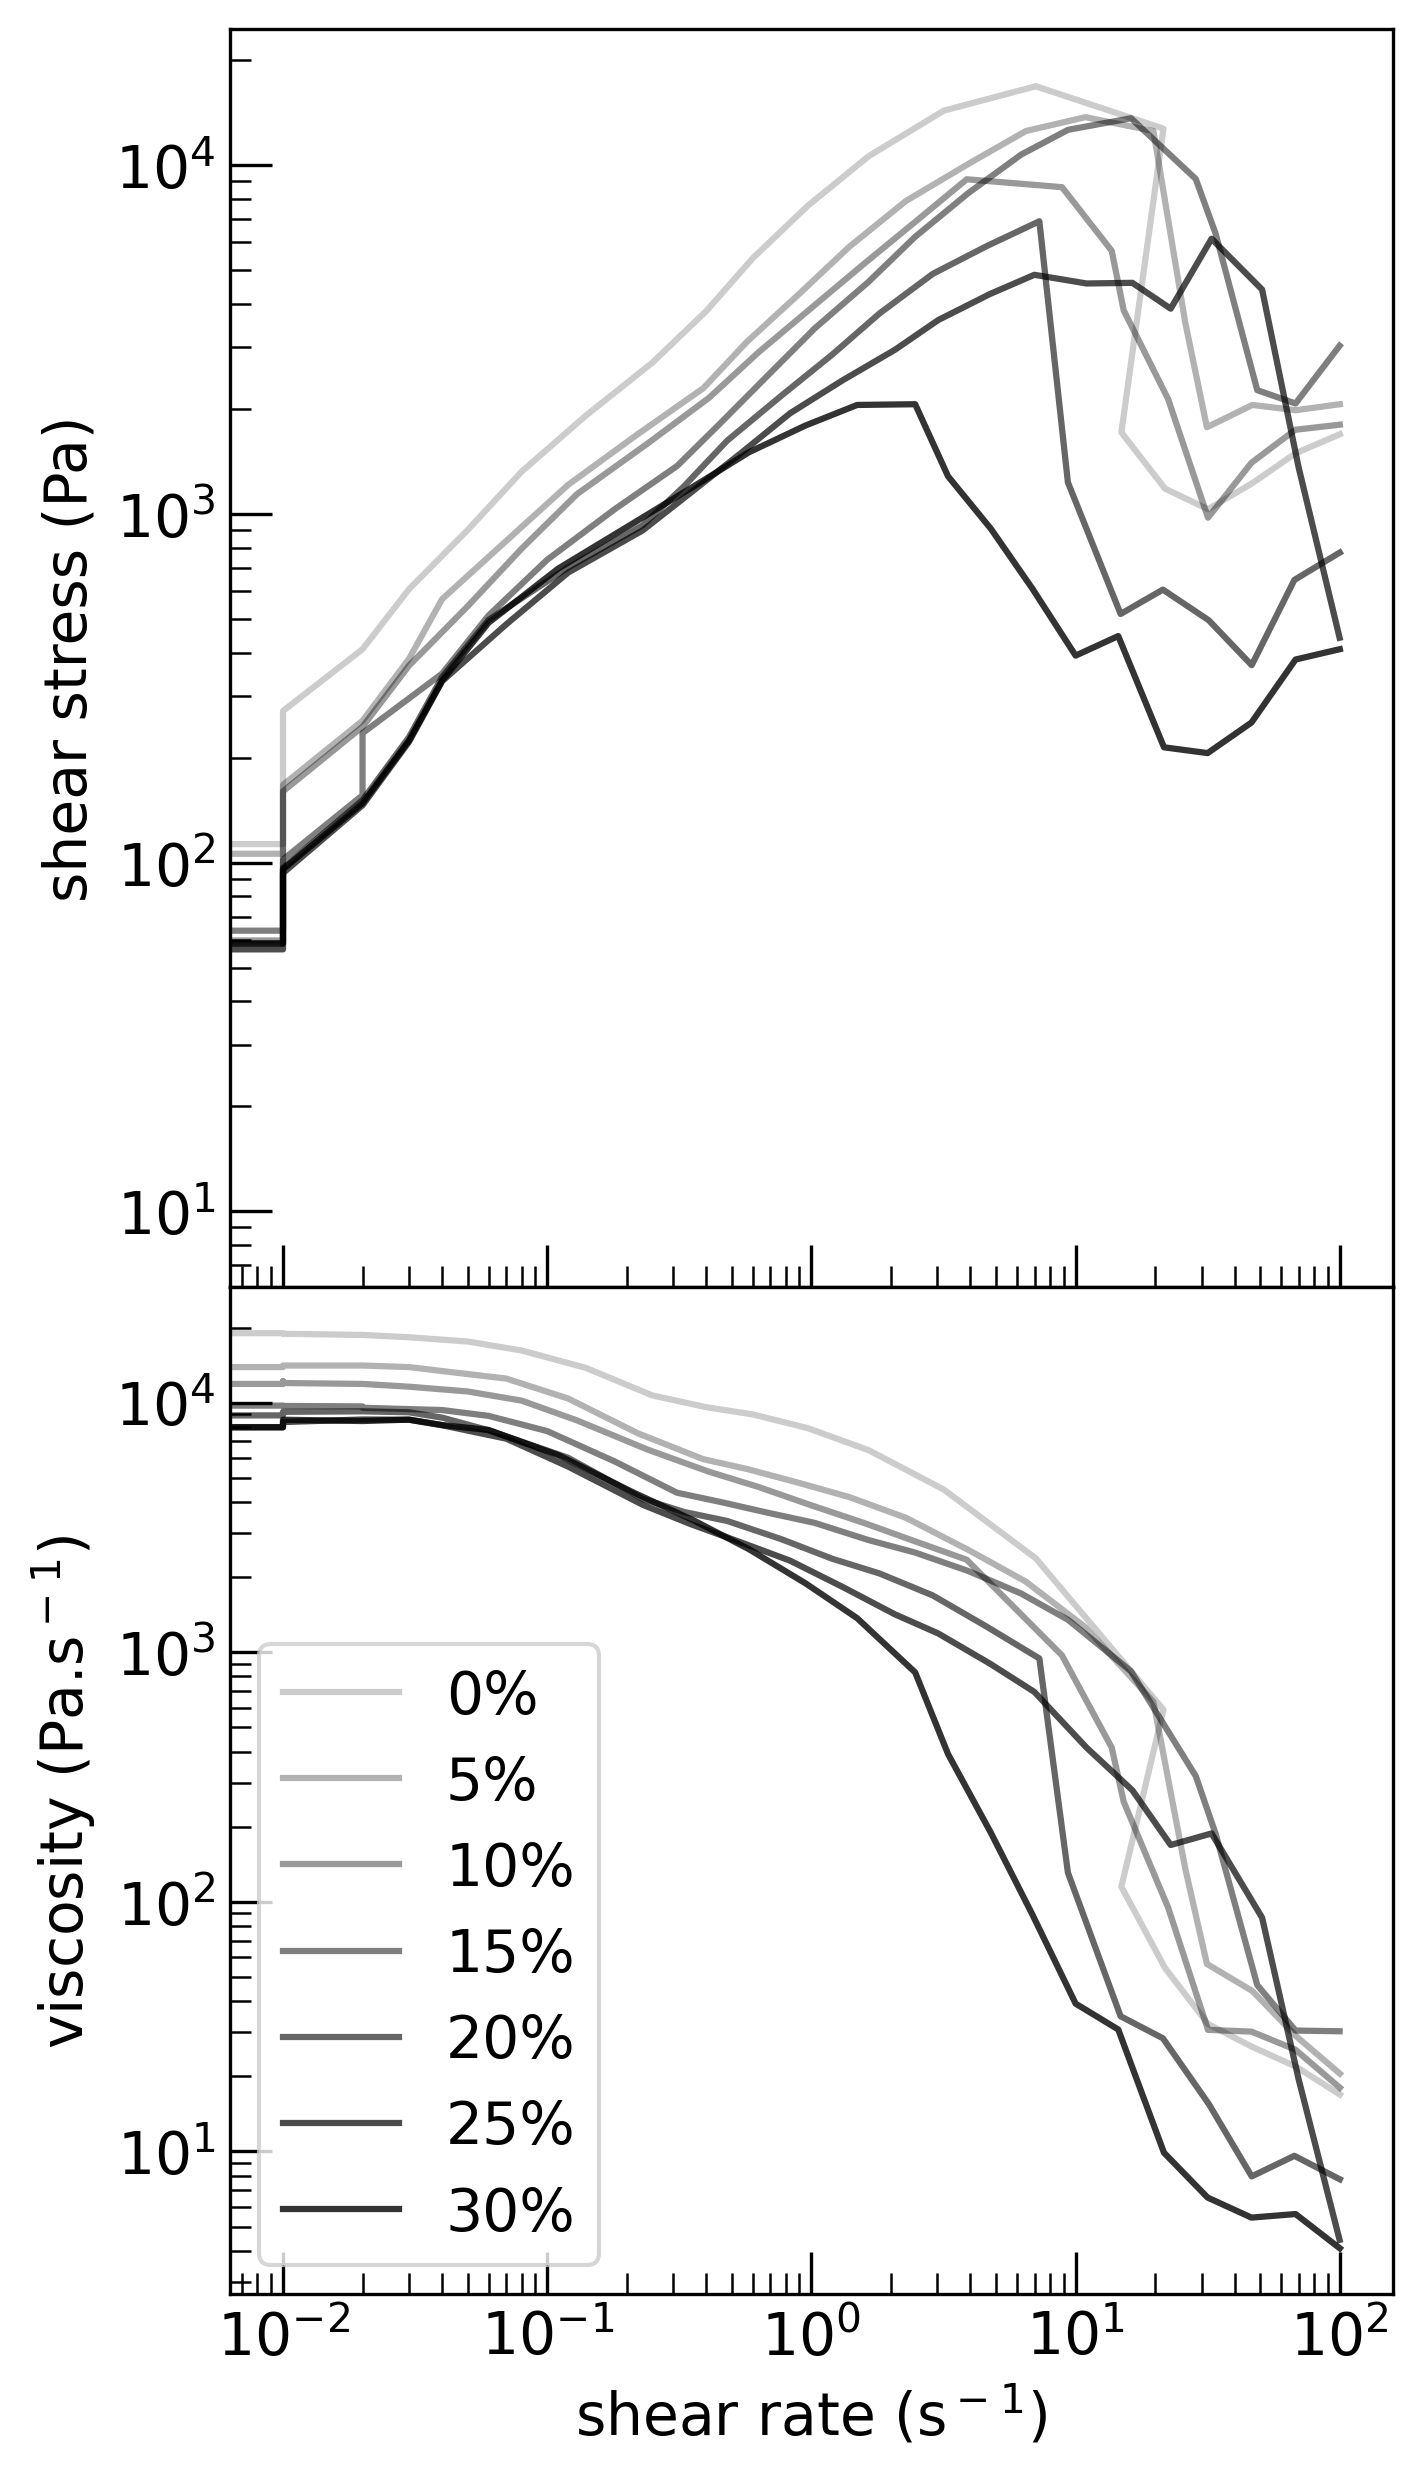

Source code (Python):
import os
import pandas as pd
import numpy as np
import matplotlib as mpl
import matplotlib.pyplot as plt
import matplotlib.gridspec as gridspec
import matplotlib.patches as mpatches

# fix font to 14 and make it so it's editable PDF
mpl.rcParams['pdf.fonttype'] = 42
mpl.rcParams['font.size'] = 14

# %% detecting file
filename = 'cone_n_plate.csv'
for f in os.listdir(r'C:/Users/[user]/.spyder-py3'):
    if f == filename:
        print('the file exists')
        break
    else:
        print('file not found')

# %%

df = pd.read_csv(filename)

sample_number = 7 #int(input("enter number of samples: "))
samples = np.arange(1, sample_number+1)

names = ['0%', '5%', '10%', '15%', '20%', '25%', '30%']
        #[str(x) for x in input('Enter names of samples seperated by commas: ').split(',')]
parameters = ['SR','SS','V','S','T']
               #x   y   y   x    y 

list_var = []
for par in parameters:
    for i,n in enumerate(names,1):
        var = df[par+str(i)].dropna()
        list_var.append(var)
        
#%%

#Prepare multipanel plot 
fig = plt.figure(1, figsize=(5, 10))
#prepare grid
gs = gridspec.GridSpec(9,5)
#determine gap dimentions
gs.update(hspace=0.0005)   

#%% speed vs torque (not included)

# plt.loglog(list_var[21], list_var[28])
# plt.xlabel('speed')
# plt.ylabel('torque')

#%% shear rate vs shear stress

xtr_subplot = fig.add_subplot(gs[0:5,0:5])

for i in samples:
    plt.loglog(list_var[i-1],list_var[i+6],
               c='black', alpha = (i+1)/10,
               label = names[i-1])

plt.minorticks_on()
plt.tick_params(which='minor', direction='in', length=5, 
                bottom=True, top=False, left=True, right=False)

plt.tick_params(which='major', direction='in', length=10, 
                bottom=True, top=False, left=True, right=False)

plt.tick_params(labelbottom=False, labeltop=False,
                labelleft=True, labelright=False)

plt.ylabel('shear stress (Pa)')

#%% shear rate vs viscocity

xtr_subplot = fig.add_subplot(gs[5:9,0:5])

for i in samples:
    plt.loglog(list_var[i-1],list_var[i+13], 
               c='black', alpha = (i+1)/10,
               label = names[i-1])

plt.minorticks_on()
plt.tick_params(which='minor', direction='in', length=5, 
                bottom=True, top=False, left=True, right=False)

plt.tick_params(which='major', direction='in', length=10, 
                bottom=True, top=False, left=True, right=False)

plt.tick_params(labelbottom=True, labeltop=False,
                labelleft=True, labelright=False)
           
plt.xlabel('shear rate (s$^-$$^1$)')
plt.ylabel('viscosity (Pa.s$^-$$^1$)')

plt.legend()

#%%

plt.savefig('cone_n_plate.png', dpi=300,bbox_inches="tight")
















